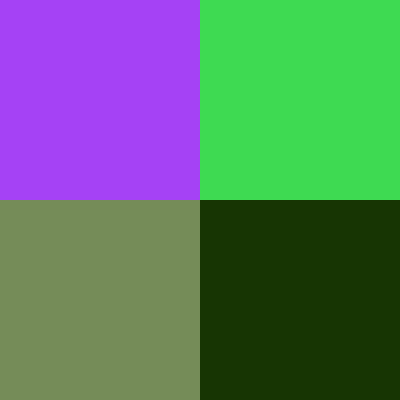
Frame 1 (no input)
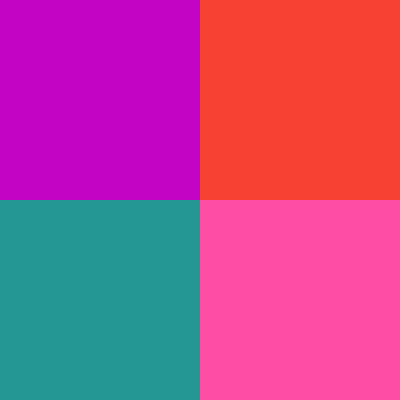
Frame 60 (the mouse pressed at the canvas centre just before this capture)
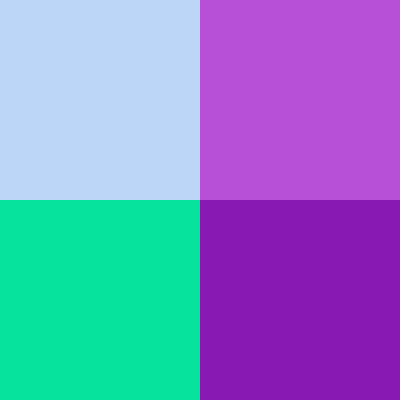
Frame 120 (the mouse held since frame 60 and released just before this capture)

The Processing sketch that drew these frames (run headless with seeded random() and noise(); from frame 60 on, the mouse is pressed at the canvas centre):

// Processing sketch: fourSquares
// ── fourSquares.pde
//Written in Processing 2.2.1
//Phillip David Stearns 13/06/2017
//An example of working in Processing.

//Generally, we place Global variables here.
//There are variables that can be seen by all parts of our sketch.
//Variables declared inside functions can only be seen by the functions in which they are called.
//So to start, we declare that there are some colors we want to work with.
color c1;
color c2;
color c3;
color c4;

//setup is where we initialize the variables in our sketch, including things like window size, framerate, etc...
void setup() {

  size (400, 400); //this always goes first!
  frameRate(30); //in frames per second, but your sketch will only update as fast as your computer can draw

  background(0); //sets the background to black

  //initialize colors to black
  c1=color(0);
  c2=color(0);
  c3=color(0);
  c4=color(0);
}

void draw() {
  //call our draw method
  drawRectangles();
}

void drawRectangles() {

  //randomize colors
  c1 = color(random(256), random(256), random(256));
  c2 = color(random(256), random(256), random(256));
  c3 = color(random(256), random(256), random(256));
  c4 = color(random(256), random(256), random(256));


  //decide what our border will look like
  stroke(0); //sets the border color
  strokeWeight(1); //sets to border thickness
  noStroke(); //we don't draw it afterall, though if you wanted, you could comment this whole like out.

  //we have to change fill color then draw 
  fill(c1); //fill() needs a color datatype, sets the fill color for all shapes below until it is changed
  rect(0, 0, 200, 200); //rect() has a couple of different draw modes; here we provide the x y coordinates of the upper left and lower right corners

  fill(c2);
  rect(200, 0, 200, 400);

  fill(c3);
  rect(0, 200, 200, 400);

  fill(c4);
  rect(200, 200, 400, 400);
}
